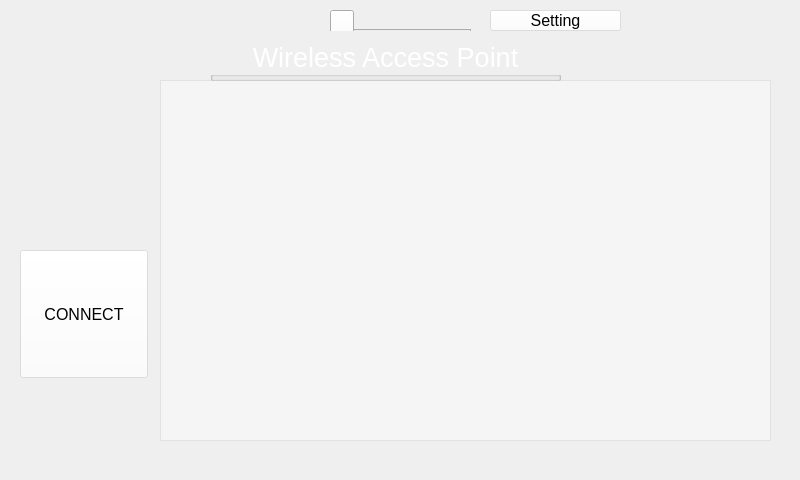
<?xml version="1.0" encoding="UTF-8"?>
<ui version="4.0">
 <class>wirelessWindow</class>
 <widget class="QMainWindow" name="wirelessWindow">
  <property name="geometry">
   <rect>
    <x>0</x>
    <y>0</y>
    <width>800</width>
    <height>480</height>
   </rect>
  </property>
  <property name="contextMenuPolicy">
   <enum>Qt::NoContextMenu</enum>
  </property>
  <property name="windowTitle">
   <string notr="true"/>
  </property>
  <property name="toolTip">
   <string notr="true"/>
  </property>
  <property name="statusTip">
   <string notr="true"/>
  </property>
  <property name="whatsThis">
   <string notr="true"/>
  </property>
  <widget class="QWidget" name="centralWidget">
   <widget class="QTabWidget" name="tabWidget">
    <property name="enabled">
     <bool>true</bool>
    </property>
    <property name="geometry">
     <rect>
      <x>330</x>
      <y>10</y>
      <width>141</width>
      <height>21</height>
     </rect>
    </property>
    <property name="currentIndex">
     <number>0</number>
    </property>
    <property name="iconSize">
     <size>
      <width>70</width>
      <height>70</height>
     </size>
    </property>
    <widget class="QWidget" name="tabWifi">
     <attribute name="icon">
      <iconset resource="wireless.qrc">
       <normaloff>:/images/wifi.png</normaloff>:/images/wifi.png</iconset>
     </attribute>
     <attribute name="title">
      <string/>
     </attribute>
    </widget>
   </widget>
   <widget class="QPushButton" name="pushButtonExit">
    <property name="geometry">
     <rect>
      <x>20</x>
      <y>80</y>
      <width>128</width>
      <height>128</height>
     </rect>
    </property>
    <property name="text">
     <string/>
    </property>
    <property name="icon">
     <iconset resource="wireless.qrc">
      <normaloff>:/lincity-ng.png</normaloff>:/lincity-ng.png</iconset>
    </property>
    <property name="iconSize">
     <size>
      <width>128</width>
      <height>128</height>
     </size>
    </property>
    <property name="flat">
     <bool>true</bool>
    </property>
   </widget>
   <widget class="QLabel" name="Lab_WirelessBg">
    <property name="geometry">
     <rect>
      <x>100</x>
      <y>80</y>
      <width>671</width>
      <height>361</height>
     </rect>
    </property>
    <property name="text">
     <string/>
    </property>
    <property name="pixmap">
     <pixmap resource="wireless.qrc">:/IMG_7532-LoMo.jpg</pixmap>
    </property>
   </widget>
   <widget class="QTableView" name="wifiTable">
    <property name="geometry">
     <rect>
      <x>160</x>
      <y>80</y>
      <width>611</width>
      <height>361</height>
     </rect>
    </property>
    <property name="styleSheet">
     <string notr="true">background-color: rgba(255, 255, 255, 100);</string>
    </property>
    <property name="selectionBehavior">
     <enum>QAbstractItemView::SelectRows</enum>
    </property>
   </widget>
   <widget class="QGroupBox" name="groupBox">
    <property name="geometry">
     <rect>
      <x>210</x>
      <y>40</y>
      <width>351</width>
      <height>41</height>
     </rect>
    </property>
    <property name="font">
     <font>
      <pointsize>20</pointsize>
     </font>
    </property>
    <property name="styleSheet">
     <string notr="true">color: rgb(255, 255, 255);</string>
    </property>
    <property name="title">
     <string>Wireless Access Point</string>
    </property>
    <property name="alignment">
     <set>Qt::AlignCenter</set>
    </property>
    <layout class="QGridLayout" name="gridLayout"/>
   </widget>
   <widget class="QPushButton" name="pushButtonConnect">
    <property name="geometry">
     <rect>
      <x>20</x>
      <y>250</y>
      <width>128</width>
      <height>128</height>
     </rect>
    </property>
    <property name="font">
     <font>
      <pointsize>12</pointsize>
     </font>
    </property>
    <property name="autoFillBackground">
     <bool>false</bool>
    </property>
    <property name="styleSheet">
     <string notr="true">background-color: rgba(255, 255, 255, 100);</string>
    </property>
    <property name="text">
     <string>CONNECT</string>
    </property>
   </widget>
   <widget class="QPushButton" name="pushButtonSetting">
    <property name="geometry">
     <rect>
      <x>490</x>
      <y>10</y>
      <width>131</width>
      <height>21</height>
     </rect>
    </property>
    <property name="font">
     <font>
      <pointsize>12</pointsize>
     </font>
    </property>
    <property name="autoFillBackground">
     <bool>false</bool>
    </property>
    <property name="styleSheet">
     <string notr="true">background-color: rgba(255, 255, 255, 100);</string>
    </property>
    <property name="text">
     <string>Setting</string>
    </property>
   </widget>
   <widget class="QLabel" name="label">
    <property name="geometry">
     <rect>
      <x>160</x>
      <y>10</y>
      <width>71</width>
      <height>71</height>
     </rect>
    </property>
    <property name="text">
     <string/>
    </property>
    <property name="pixmap">
     <pixmap resource="wireless.qrc">:/images/wifi.png</pixmap>
    </property>
   </widget>
  </widget>
 </widget>
 <resources>
  <include location="wireless.qrc"/>
 </resources>
 <connections>
  <connection>
   <sender>pushButtonExit</sender>
   <signal>clicked()</signal>
   <receiver>wirelessWindow</receiver>
   <slot>clickExit()</slot>
   <hints>
    <hint type="sourcelabel">
     <x>378</x>
     <y>452</y>
    </hint>
    <hint type="destinationlabel">
     <x>331</x>
     <y>479</y>
    </hint>
   </hints>
  </connection>
  <connection>
   <sender>pushButtonSetting</sender>
   <signal>clicked()</signal>
   <receiver>wirelessWindow</receiver>
   <slot>clickSetting()</slot>
   <hints>
    <hint type="sourcelabel">
     <x>572</x>
     <y>444</y>
    </hint>
    <hint type="destinationlabel">
     <x>260</x>
     <y>465</y>
    </hint>
   </hints>
  </connection>
  <connection>
   <sender>pushButtonConnect</sender>
   <signal>clicked()</signal>
   <receiver>wirelessWindow</receiver>
   <slot>clickConnect()</slot>
   <hints>
    <hint type="sourcelabel">
     <x>104</x>
     <y>428</y>
    </hint>
    <hint type="destinationlabel">
     <x>30</x>
     <y>431</y>
    </hint>
   </hints>
  </connection>
 </connections>
 <slots>
  <slot>clickExit()</slot>
  <slot>clickConnect()</slot>
  <slot>clickSetting()</slot>
 </slots>
</ui>
